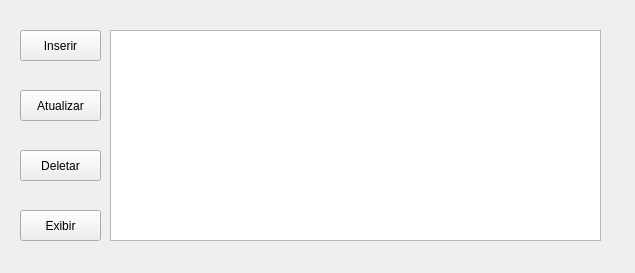
<?xml version="1.0" encoding="UTF-8"?>
<ui version="4.0">
 <class>MainWindow</class>
 <widget class="QMainWindow" name="MainWindow">
  <property name="enabled">
   <bool>true</bool>
  </property>
  <property name="geometry">
   <rect>
    <x>0</x>
    <y>0</y>
    <width>635</width>
    <height>273</height>
   </rect>
  </property>
  <property name="windowTitle">
   <string>Pessoas</string>
  </property>
  <widget class="QWidget" name="centralwidget">
   <widget class="QPushButton" name="pbDeletar">
    <property name="geometry">
     <rect>
      <x>20</x>
      <y>150</y>
      <width>81</width>
      <height>31</height>
     </rect>
    </property>
    <property name="text">
     <string>Deletar</string>
    </property>
   </widget>
   <widget class="QTableWidget" name="twDatabase">
    <property name="enabled">
     <bool>true</bool>
    </property>
    <property name="geometry">
     <rect>
      <x>110</x>
      <y>30</y>
      <width>491</width>
      <height>211</height>
     </rect>
    </property>
    <property name="editTriggers">
     <set>QAbstractItemView::NoEditTriggers</set>
    </property>
    <property name="tabKeyNavigation">
     <bool>true</bool>
    </property>
    <property name="selectionMode">
     <enum>QAbstractItemView::ExtendedSelection</enum>
    </property>
    <property name="selectionBehavior">
     <enum>QAbstractItemView::SelectRows</enum>
    </property>
   </widget>
   <widget class="QPushButton" name="pbExibir">
    <property name="geometry">
     <rect>
      <x>20</x>
      <y>210</y>
      <width>81</width>
      <height>31</height>
     </rect>
    </property>
    <property name="text">
     <string>Exibir</string>
    </property>
   </widget>
   <widget class="QPushButton" name="pbInserir">
    <property name="geometry">
     <rect>
      <x>20</x>
      <y>30</y>
      <width>81</width>
      <height>31</height>
     </rect>
    </property>
    <property name="text">
     <string>Inserir</string>
    </property>
   </widget>
   <widget class="QPushButton" name="pbAtualizar">
    <property name="geometry">
     <rect>
      <x>20</x>
      <y>90</y>
      <width>81</width>
      <height>31</height>
     </rect>
    </property>
    <property name="text">
     <string>Atualizar</string>
    </property>
   </widget>
  </widget>
 </widget>
 <tabstops>
  <tabstop>pbInserir</tabstop>
  <tabstop>pbAtualizar</tabstop>
  <tabstop>pbDeletar</tabstop>
  <tabstop>pbExibir</tabstop>
  <tabstop>twDatabase</tabstop>
 </tabstops>
 <resources/>
 <connections/>
</ui>
